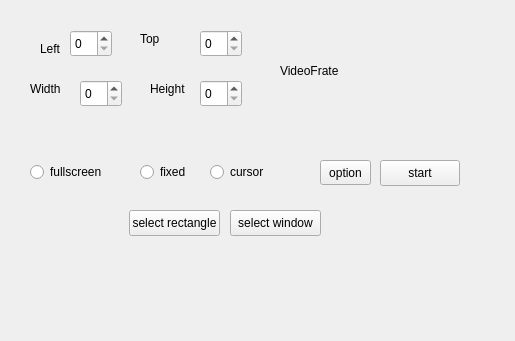
<?xml version="1.0" encoding="UTF-8"?>
<ui version="4.0">
 <class>ssrtools</class>
 <widget class="QWidget" name="ssrtools">
  <property name="geometry">
   <rect>
    <x>0</x>
    <y>0</y>
    <width>515</width>
    <height>341</height>
   </rect>
  </property>
  <property name="windowTitle">
   <string>Form</string>
  </property>
  <widget class="QToolButton" name="m_toolButton_options">
   <property name="geometry">
    <rect>
     <x>320</x>
     <y>160</y>
     <width>51</width>
     <height>25</height>
    </rect>
   </property>
   <property name="text">
    <string>option</string>
   </property>
  </widget>
  <widget class="QPushButton" name="m_pushButton_start">
   <property name="geometry">
    <rect>
     <x>380</x>
     <y>160</y>
     <width>80</width>
     <height>26</height>
    </rect>
   </property>
   <property name="text">
    <string>start</string>
   </property>
  </widget>
  <widget class="QRadioButton" name="m_radioButton_fullscreen">
   <property name="geometry">
    <rect>
     <x>30</x>
     <y>160</y>
     <width>96</width>
     <height>24</height>
    </rect>
   </property>
   <property name="text">
    <string>fullscreen</string>
   </property>
  </widget>
  <widget class="QRadioButton" name="m_radioButton_fixed">
   <property name="geometry">
    <rect>
     <x>140</x>
     <y>160</y>
     <width>96</width>
     <height>24</height>
    </rect>
   </property>
   <property name="text">
    <string>fixed</string>
   </property>
  </widget>
  <widget class="QRadioButton" name="m_radioButton_cursor">
   <property name="geometry">
    <rect>
     <x>210</x>
     <y>160</y>
     <width>96</width>
     <height>24</height>
    </rect>
   </property>
   <property name="text">
    <string>cursor</string>
   </property>
  </widget>
  <widget class="QLabel" name="m_label_video_x">
   <property name="geometry">
    <rect>
     <x>40</x>
     <y>40</y>
     <width>55</width>
     <height>18</height>
    </rect>
   </property>
   <property name="text">
    <string>Left</string>
   </property>
  </widget>
  <widget class="QLabel" name="m_label_video_y">
   <property name="geometry">
    <rect>
     <x>140</x>
     <y>30</y>
     <width>55</width>
     <height>18</height>
    </rect>
   </property>
   <property name="text">
    <string>Top</string>
   </property>
  </widget>
  <widget class="QLabel" name="m_label_video_width">
   <property name="geometry">
    <rect>
     <x>30</x>
     <y>80</y>
     <width>55</width>
     <height>18</height>
    </rect>
   </property>
   <property name="text">
    <string>Width</string>
   </property>
  </widget>
  <widget class="QLabel" name="m_label_video_h">
   <property name="geometry">
    <rect>
     <x>150</x>
     <y>80</y>
     <width>55</width>
     <height>18</height>
    </rect>
   </property>
   <property name="text">
    <string>Height</string>
   </property>
  </widget>
  <widget class="QLabel" name="label">
   <property name="geometry">
    <rect>
     <x>280</x>
     <y>60</y>
     <width>71</width>
     <height>21</height>
    </rect>
   </property>
   <property name="text">
    <string>VideoFrate</string>
   </property>
  </widget>
  <widget class="QSpinBox" name="m_spinbox_video_x">
   <property name="geometry">
    <rect>
     <x>70</x>
     <y>30</y>
     <width>42</width>
     <height>27</height>
    </rect>
   </property>
   <property name="maximum">
    <number>2000</number>
   </property>
  </widget>
  <widget class="QSpinBox" name="m_spinbox_video_y">
   <property name="geometry">
    <rect>
     <x>200</x>
     <y>30</y>
     <width>42</width>
     <height>27</height>
    </rect>
   </property>
  </widget>
  <widget class="QSpinBox" name="m_spinbox_video_w">
   <property name="geometry">
    <rect>
     <x>80</x>
     <y>80</y>
     <width>42</width>
     <height>27</height>
    </rect>
   </property>
  </widget>
  <widget class="QSpinBox" name="m_spinbox_video_h">
   <property name="geometry">
    <rect>
     <x>200</x>
     <y>80</y>
     <width>42</width>
     <height>27</height>
    </rect>
   </property>
  </widget>
  <widget class="QPushButton" name="m_pushbutton_video_select_rectangle">
   <property name="geometry">
    <rect>
     <x>129</x>
     <y>210</y>
     <width>91</width>
     <height>26</height>
    </rect>
   </property>
   <property name="text">
    <string>select rectangle</string>
   </property>
  </widget>
  <widget class="QPushButton" name="m_pushbutton_video_select_window">
   <property name="geometry">
    <rect>
     <x>230</x>
     <y>210</y>
     <width>91</width>
     <height>26</height>
    </rect>
   </property>
   <property name="text">
    <string>select window</string>
   </property>
  </widget>
 </widget>
 <resources/>
 <connections/>
</ui>
